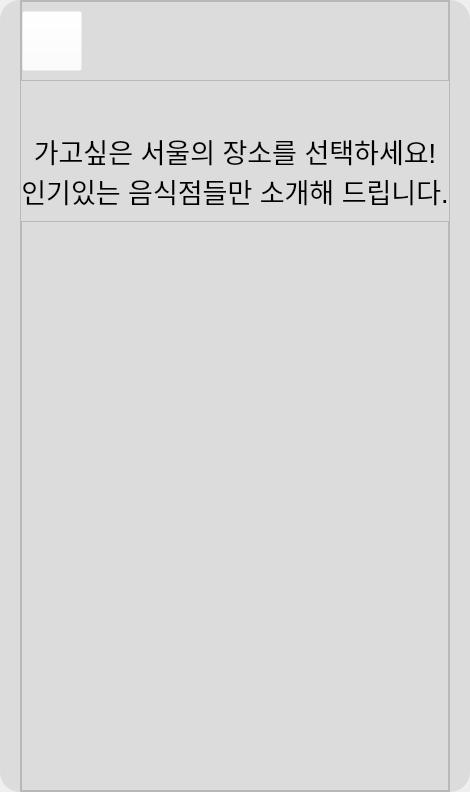
      <widget class="QWidget" name="main_page_2">
       <property name="styleSheet">
        <string notr="true">QFrame#frame_4{
	background-color: rgb(220, 220, 220);
	border-radius:20px;}</string>
       </property>
       <layout class="QVBoxLayout" name="verticalLayout_5">
        <property name="spacing">
         <number>0</number>
        </property>
        <property name="leftMargin">
         <number>0</number>
        </property>
        <property name="topMargin">
         <number>0</number>
        </property>
        <property name="rightMargin">
         <number>0</number>
        </property>
        <property name="bottomMargin">
         <number>0</number>
        </property>
        <item>
         <widget class="QFrame" name="frame_4">
          <property name="frameShape">
           <enum>QFrame::StyledPanel</enum>
          </property>
          <property name="frameShadow">
           <enum>QFrame::Raised</enum>
          </property>
          <layout class="QHBoxLayout" name="horizontalLayout_14">
           <property name="leftMargin">
            <number>0</number>
           </property>
           <property name="topMargin">
            <number>0</number>
           </property>
           <property name="rightMargin">
            <number>0</number>
           </property>
           <property name="bottomMargin">
            <number>0</number>
           </property>
           <item>
            <layout class="QHBoxLayout" name="horizontalLayout_5">
             <property name="spacing">
              <number>0</number>
             </property>
             <item>
              <spacer name="horizontalSpacer_6">
               <property name="orientation">
                <enum>Qt::Horizontal</enum>
               </property>
               <property name="sizeType">
                <enum>QSizePolicy::Fixed</enum>
               </property>
               <property name="sizeHint" stdset="0">
                <size>
                 <width>20</width>
                 <height>20</height>
                </size>
               </property>
              </spacer>
             </item>
             <item>
              <widget class="QFrame" name="frame_5">
               <property name="minimumSize">
                <size>
                 <width>0</width>
                 <height>220</height>
                </size>
               </property>
               <property name="frameShape">
                <enum>QFrame::StyledPanel</enum>
               </property>
               <property name="frameShadow">
                <enum>QFrame::Raised</enum>
               </property>
               <layout class="QVBoxLayout" name="verticalLayout_4">
                <property name="spacing">
                 <number>0</number>
                </property>
                <property name="leftMargin">
                 <number>0</number>
                </property>
                <property name="topMargin">
                 <number>0</number>
                </property>
                <property name="rightMargin">
                 <number>0</number>
                </property>
                <property name="bottomMargin">
                 <number>0</number>
                </property>
                <item>
                 <widget class="QFrame" name="frame_6">
                  <property name="minimumSize">
                   <size>
                    <width>0</width>
                    <height>80</height>
                   </size>
                  </property>
                  <property name="maximumSize">
                   <size>
                    <width>16777215</width>
                    <height>80</height>
                   </size>
                  </property>
                  <property name="frameShape">
                   <enum>QFrame::StyledPanel</enum>
                  </property>
                  <property name="frameShadow">
                   <enum>QFrame::Raised</enum>
                  </property>
                  <layout class="QHBoxLayout" name="horizontalLayout_3">
                   <property name="spacing">
                    <number>0</number>
                   </property>
                   <property name="leftMargin">
                    <number>0</number>
                   </property>
                   <property name="topMargin">
                    <number>0</number>
                   </property>
                   <property name="rightMargin">
                    <number>0</number>
                   </property>
                   <property name="bottomMargin">
                    <number>0</number>
                   </property>
                   <item>
                    <widget class="QPushButton" name="back_2_btn">
                     <property name="minimumSize">
                      <size>
                       <width>60</width>
                       <height>60</height>
                      </size>
                     </property>
                     <property name="styleSheet">
                      <string notr="true">background-color: rgba(255, 255, 255, 0);</string>
                     </property>
                     <property name="text">
                      <string/>
                     </property>
                     <property name="icon">
                      <iconset>
                       <normaloff>../img/back.png</normaloff>../img/back.png</iconset>
                     </property>
                     <property name="iconSize">
                      <size>
                       <width>60</width>
                       <height>60</height>
                      </size>
                     </property>
                    </widget>
                   </item>
                   <item>
                    <spacer name="horizontalSpacer_5">
                     <property name="orientation">
                      <enum>Qt::Horizontal</enum>
                     </property>
                     <property name="sizeType">
                      <enum>QSizePolicy::Expanding</enum>
                     </property>
                     <property name="sizeHint" stdset="0">
                      <size>
                       <width>40</width>
                       <height>20</height>
                      </size>
                     </property>
                    </spacer>
                   </item>
                  </layout>
                 </widget>
                </item>
                <item>
                 <spacer name="verticalSpacer_3">
                  <property name="orientation">
                   <enum>Qt::Vertical</enum>
                  </property>
                  <property name="sizeType">
                   <enum>QSizePolicy::Fixed</enum>
                  </property>
                  <property name="sizeHint" stdset="0">
                   <size>
                    <width>20</width>
                    <height>40</height>
                   </size>
                  </property>
                 </spacer>
                </item>
                <item>
                 <widget class="QLabel" name="main_2_title_lab">
                  <property name="minimumSize">
                   <size>
                    <width>0</width>
                    <height>100</height>
                   </size>
                  </property>
                  <property name="maximumSize">
                   <size>
                    <width>16777215</width>
                    <height>100</height>
                   </size>
                  </property>
                  <property name="font">
                   <font>
                    <pointsize>20</pointsize>
                   </font>
                  </property>
                  <property name="text">
                   <string>가고싶은 서울의 장소를 선택하세요!
인기있는 음식점들만 소개해 드립니다.</string>
                  </property>
                  <property name="alignment">
                   <set>Qt::AlignCenter</set>
                  </property>
                 </widget>
                </item>
                <item>
                 <widget class="QFrame" name="frame_18">
                  <property name="minimumSize">
                   <size>
                    <width>0</width>
                    <height>570</height>
                   </size>
                  </property>
                  <property name="styleSheet">
                   <string notr="true">QPushButton::hover
{
background-color : rgb(255, 204, 0);
}</string>
                  </property>
                  <property name="frameShape">
                   <enum>QFrame::StyledPanel</enum>
                  </property>
                  <property name="frameShadow">
                   <enum>QFrame::Raised</enum>
                  </property>
                  <layout class="QVBoxLayout" name="verticalLayout_6">
                   <property name="spacing">
                    <number>0</number>
                   </property>
                   <property name="leftMargin">
                    <number>0</number>
                   </property>
                   <property name="topMargin">
                    <number>0</number>
                   </property>
                   <property name="rightMargin">
                    <number>0</number>
                   </property>
                   <property name="bottomMargin">
                    <number>0</number>
                   </property>
                   <item>
                    <layout class="QGridLayout" name="gridLayout">
                     <property name="spacing">
                      <number>15</number>
                     </property>
                    </layout>
                   </item>
                  </layout>
                 </widget>
                </item>
               </layout>
              </widget>
             </item>
             <item>
              <spacer name="horizontalSpacer_7">
               <property name="orientation">
                <enum>Qt::Horizontal</enum>
               </property>
               <property name="sizeType">
                <enum>QSizePolicy::Fixed</enum>
               </property>
               <property name="sizeHint" stdset="0">
                <size>
                 <width>20</width>
                 <height>20</height>
                </size>
               </property>
              </spacer>
             </item>
            </layout>
           </item>
          </layout>
         </widget>
        </item>
       </layout>
      </widget>
